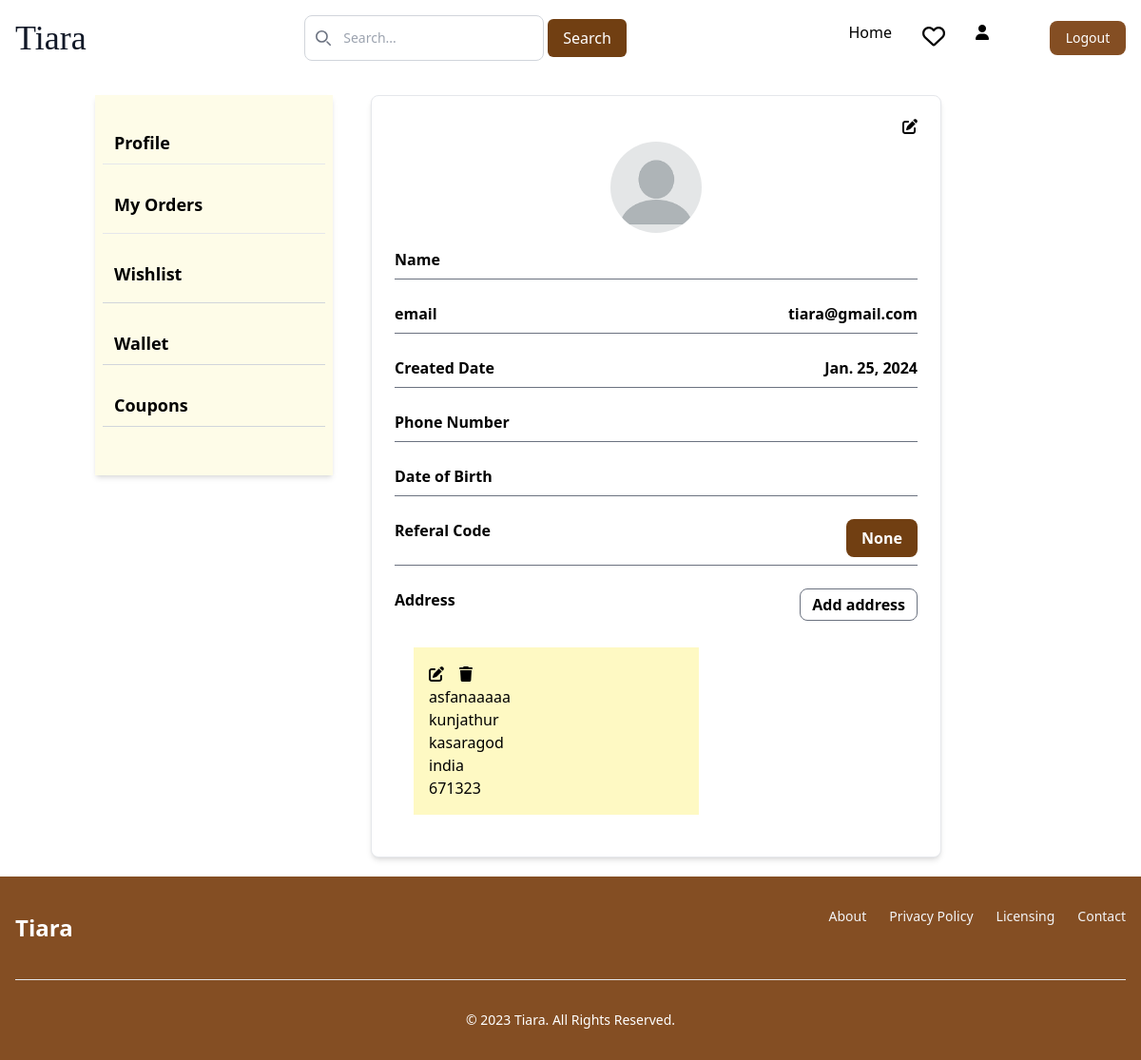
/userdetails/ (signed in), run on the app's committed database.
### authentication/models.py (models this page shows, shortened)
class Custom_user(AbstractBaseUser, PermissionsMixin):
    email = models.EmailField(unique=True)
    password = models.CharField(max_length=50)
    otp = models.IntegerField(default=0000)
    otp_created_at = models.DateTimeField(auto_now=True)
    otp_expiry = models.DurationField(default=timezone.timedelta(minutes=1))
    is_active = models.BooleanField(default=True)
    is_verified = models.BooleanField(default=False)
    created_date = models.DateField(auto_now_add=True)
    name = models.CharField(max_length=50)
    date_of_birth = models.CharField(max_length=50)
    phone_Number = models.CharField(max_length=10)
    address = models.TextField()
    gender = models.CharField(max_length=10)
    is_staff = models.BooleanField(default=False)
    pro_pic = models.ImageField(upload_to="User/image/User")
    referal_code = models.CharField(max_length=12, unique=True, blank=True, null=True)
    USERNAME_FIELD = 'email'
    objects = CustomUserManager()

### cart/models.py (models this page shows, shortened)
class Address(models.Model):
    user=models.ForeignKey(Custom_user, on_delete=models.CASCADE, related_name='addresses')
    full_name=models.CharField(max_length=50, null=True, blank=True)
    address=models.TextField(null=True, blank=True)
    city=models.CharField(max_length=50,null=True, blank=True)
    country=models.CharField(max_length=50, null=True, blank=True)
    pincode=models.IntegerField(null=True, blank=True)
    phone_No=models.IntegerField(null=True, blank=True)

### userdetails/views.py (the view)
# urls.py: path('',views.profile, name='profile'),
@login_required(login_url='login')
def profile(request):
    return render(request, 'user/profile_dtls.html')

### templates/user/profile_dtls.html (shortened to what this page needs)
{% extends 'base.html' %}
{% load static %}
{% block content %}
{% include 'profile.html'%}
<div class="bg-white p-6 rounded-lg border shadow-md w-1/2 m-5">
    <div class="mb-2 flex justify-end">
    <a href="{% url 'edit_profile' %}"><i class="fa fa-edit block text-black"></i></a>
    </div>
    <div class="mb-4 flex justify-center">
        {% if user.pro_pic %}
        <img src="{{ user.pro_pic.url }}" alt="Profile Picture" class="rounded-full w-24 h-24">
        {% else%}
        <img src="{% static 'images/download.png' %}" alt="Profile Picture" class="rounded-full w-24 h-24">
        {% endif %}
    </div>
    <div class="mb-2 flex justify-between">
        <h2 class="text-black font-semibold"> Name</h2>
    </div>
    <hr class="dark:black border-gray-500 p-3">
    <div class="mb-2 flex justify-between">
        <h2 class="text-black font-semibold"> email</h2>
        <h2 class="text-black font-semibold">{{user.email }} </h2>
    </div>
    <hr class="dark:black border-gray-500 p-3">
    <div class="mb-2 flex justify-between">
        <h2 class="text-black font-semibold"> Created Date</h2>
        <h2 class="text-black font-semibold">{{user.created_date }} </h2>
    </div>
    <hr class="dark:black border-gray-500 p-3">
    <div class="mb-2 flex justify-between">
        <h2 class="text-black font-semibold"> Phone Number</h2>
    </div>
  <hr class="dark:black border-gray-500 p-3">
    <div class="mb-2 flex justify-between">
        <h2 class="text-black font-semibold"> Date of Birth</h2>
    </div>
    <hr class="dark:black border-gray-500 p-3">
    <div class="mb-2 flex justify-between">
        <h2 class="text-black font-semibold"> Referal Code</h2>
        <div  class=" px-4 py-2 bg-yellow-900 text-white rounded-lg font-bold">{{user.referal_code }} </div>
    </div>
    <hr class="dark:black border-gray-500 p-3">
    <div class="mb-2 flex justify-between">
        <h2 class="text-black font-semibold"> Address</h2>
        <button class="text-black font-semibold  border border-gray-500 px-3 py-1 rounded-lg" id="addAddressBtn" data-modal-target="popup-modal" data-modal-toggle="popup-modal"
        class="block text-black font-semibold py-2" type="button"">Add address</button>
        </div>
        {% if user.addresses %}
        <div class="flex space-x-4">
            {% for i in user.addresses.all %}
            <div class="bg-yellow-100 px-4 py-4 h-auto m-5" style="width:300px">
                <div class="flex items-center space-x-4 align-items: flex-end">
                    <a href="{% url 'get_address' i.id %}?source=profile"><i class="fa fa-edit block text-black" type="button"></i></a>
                    <a href="{% url 'remove_address' i.id %}?source=profile"><i class="fa fa-trash"></i></a>
                </div>
            <p>{{i.full_name }}</p>
            <p>{{i.address}}</p>
            <p>{{i.city}}</p>
            <p>{{i.country}}</p>
            <p>{{i.pincode}}</p>
        </div>
        {% endfor %}
    </div>
    {% endif %}
    </div>
</div>
{% endblock content %}

### data on the page
Custom_user: email "tiara@gmail.com", created_date "Jan. 25, 2024", referal_code "None"
Address: full_name "asfanaaaaa", address "kunjathur", city "kasaragod", country "india", pincode "671323"
